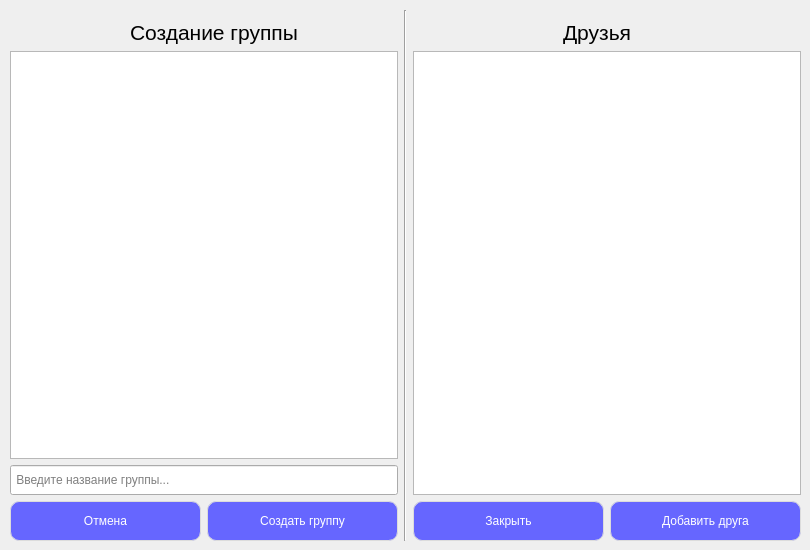
<?xml version="1.0" encoding="UTF-8"?>
<ui version="4.0">
 <class>CreateGroupWidget</class>
 <widget class="QWidget" name="CreateGroupWidget">
  <property name="geometry">
   <rect>
    <x>0</x>
    <y>0</y>
    <width>810</width>
    <height>550</height>
   </rect>
  </property>
  <property name="windowTitle">
   <string>Form</string>
  </property>
  <widget class="QWidget" name="horizontalLayoutWidget">
   <property name="geometry">
    <rect>
     <x>10</x>
     <y>10</y>
     <width>791</width>
     <height>531</height>
    </rect>
   </property>
   <layout class="QHBoxLayout" name="horizontalLayout_5">
    <item>
     <layout class="QVBoxLayout" name="CreateGroupLayout">
      <item>
       <spacer name="verticalSpacer">
        <property name="orientation">
         <enum>Qt::Vertical</enum>
        </property>
        <property name="sizeType">
         <enum>QSizePolicy::Fixed</enum>
        </property>
        <property name="sizeHint" stdset="0">
         <size>
          <width>20</width>
          <height>10</height>
         </size>
        </property>
       </spacer>
      </item>
      <item>
       <layout class="QHBoxLayout" name="horizontalLayout_3">
        <item>
         <spacer name="horizontalSpacer">
          <property name="orientation">
           <enum>Qt::Horizontal</enum>
          </property>
          <property name="sizeType">
           <enum>QSizePolicy::Fixed</enum>
          </property>
          <property name="sizeHint" stdset="0">
           <size>
            <width>120</width>
            <height>20</height>
           </size>
          </property>
         </spacer>
        </item>
        <item>
         <widget class="QLabel" name="label">
          <property name="font">
           <font>
            <pointsize>16</pointsize>
           </font>
          </property>
          <property name="text">
           <string>Создание группы</string>
          </property>
         </widget>
        </item>
       </layout>
      </item>
      <item>
       <widget class="QListView" name="createGroupView">
        <property name="styleSheet">
         <string notr="true">QListView:item:selected {background-color: rgb(230,230,230); color: rgb(230,230,230)}</string>
        </property>
       </widget>
      </item>
      <item>
       <widget class="QLineEdit" name="lineEdit">
        <property name="minimumSize">
         <size>
          <width>0</width>
          <height>30</height>
         </size>
        </property>
        <property name="placeholderText">
         <string> Введите название группы...</string>
        </property>
       </widget>
      </item>
      <item>
       <layout class="QHBoxLayout" name="horizontalLayout">
        <item>
         <widget class="QPushButton" name="pushButton">
          <property name="minimumSize">
           <size>
            <width>0</width>
            <height>40</height>
           </size>
          </property>
          <property name="styleSheet">
           <string notr="true">background-color: rgb(102,102,255);
border-style: solid;             
border-width: 1px;               
border-radius: 9px;            
border-color: rgb(220,220,220);
color:white;</string>
          </property>
          <property name="text">
           <string>Отмена</string>
          </property>
         </widget>
        </item>
        <item>
         <widget class="QPushButton" name="pushButton_2">
          <property name="minimumSize">
           <size>
            <width>0</width>
            <height>40</height>
           </size>
          </property>
          <property name="styleSheet">
           <string notr="true">background-color: rgb(102,102,255);
border-style: solid;             
border-width: 1px;               
border-radius: 9px;            
border-color: rgb(220,220,220);
color:white;</string>
          </property>
          <property name="text">
           <string>Создать группу</string>
          </property>
         </widget>
        </item>
       </layout>
      </item>
     </layout>
    </item>
    <item>
     <widget class="Line" name="line">
      <property name="orientation">
       <enum>Qt::Vertical</enum>
      </property>
     </widget>
    </item>
    <item>
     <layout class="QVBoxLayout" name="ContactsLayout">
      <property name="leftMargin">
       <number>0</number>
      </property>
      <item>
       <spacer name="verticalSpacer_2">
        <property name="orientation">
         <enum>Qt::Vertical</enum>
        </property>
        <property name="sizeType">
         <enum>QSizePolicy::Fixed</enum>
        </property>
        <property name="sizeHint" stdset="0">
         <size>
          <width>20</width>
          <height>10</height>
         </size>
        </property>
       </spacer>
      </item>
      <item>
       <layout class="QHBoxLayout" name="horizontalLayout_4">
        <item>
         <spacer name="horizontalSpacer_2">
          <property name="orientation">
           <enum>Qt::Horizontal</enum>
          </property>
          <property name="sizeType">
           <enum>QSizePolicy::Fixed</enum>
          </property>
          <property name="sizeHint" stdset="0">
           <size>
            <width>150</width>
            <height>20</height>
           </size>
          </property>
         </spacer>
        </item>
        <item>
         <widget class="QLabel" name="label_2">
          <property name="font">
           <font>
            <pointsize>16</pointsize>
           </font>
          </property>
          <property name="text">
           <string>Друзья</string>
          </property>
         </widget>
        </item>
       </layout>
      </item>
      <item>
       <widget class="QListView" name="friendsView"/>
      </item>
      <item>
       <layout class="QHBoxLayout" name="horizontalLayout_2">
        <item>
         <widget class="QPushButton" name="closeContactsButton">
          <property name="minimumSize">
           <size>
            <width>0</width>
            <height>40</height>
           </size>
          </property>
          <property name="styleSheet">
           <string notr="true">background-color: rgb(102,102,255);
border-style: solid;             
border-width: 1px;               
border-radius: 9px;            
border-color: rgb(220,220,220);
color:white;</string>
          </property>
          <property name="text">
           <string>Закрыть</string>
          </property>
         </widget>
        </item>
        <item>
         <widget class="QPushButton" name="addFriendButton">
          <property name="minimumSize">
           <size>
            <width>0</width>
            <height>40</height>
           </size>
          </property>
          <property name="styleSheet">
           <string notr="true">background-color: rgb(102,102,255);
border-style: solid;             
border-width: 1px;               
border-radius: 9px;            
border-color: rgb(220,220,220);
color:white;</string>
          </property>
          <property name="text">
           <string>Добавить друга</string>
          </property>
         </widget>
        </item>
       </layout>
      </item>
     </layout>
    </item>
   </layout>
  </widget>
 </widget>
 <resources/>
 <connections/>
</ui>
